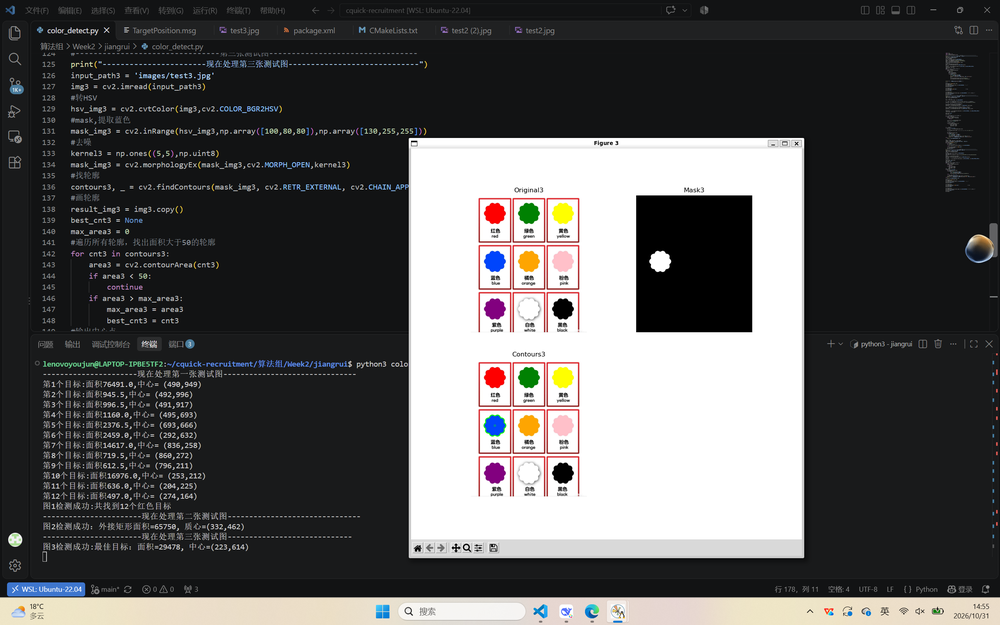
#> input picture 算法组/Week2/jiangrui/02_参数对比.png/blue1.png, 1000 x 625 px, shrunk from 2559 x 1599 before the run, given in place of blue1.jpg, which was not available
$ python task3_color_detect.py
#> lines starting #> are read from the running program, lines starting #| are printed output that depends on the picture; after the words box and inside, x2 and y2 are one past the last pixel; in counts of white or black regions, pixels touching at a corner belong together
import cv2
import numpy as np
import os

img_dir = "../data/images"
output_dir = "../outputs/task3"
os.makedirs(output_dir, exist_ok=True)

# 你需要测试的图片列表（请改成你实际的图片名）
image_names = ["blue1.jpg", "blue2.jpg", "blue3.jpg"]

for name in image_names:
    img_path = os.path.join(img_dir, name)
    img = cv2.imread(img_path)
#> img is the input picture: shape (625, 1000, 3); mean B, G, R 86.7, 86.8, 87.4
    if img is None:
        print(f"❌ 找不到图片: {img_path}")
        continue

    # 1. BGR 转换为 HSV 颜色空间
    hsv = cv2.cvtColor(img, cv2.COLOR_BGR2HSV)
#> hsv: shape (625, 1000, 3); mean H, S, V 72.1, 23.8, 90.3

    # 2. 设置 HSV 颜色范围并生成二值掩膜 (这里以蓝色为例)
    # 如果要找绿色，可以尝试: [35, 43, 46] 到 [77, 255, 255]
    # 如果要找橙色，可以尝试: [11, 43, 46] 到 [25, 255, 255]
    lower_color = np.array([100, 100, 50])  # 蓝色的下限
    upper_color = np.array([130, 255, 255])  # 蓝色的上限
    mask = cv2.inRange(hsv, lower_color, upper_color)
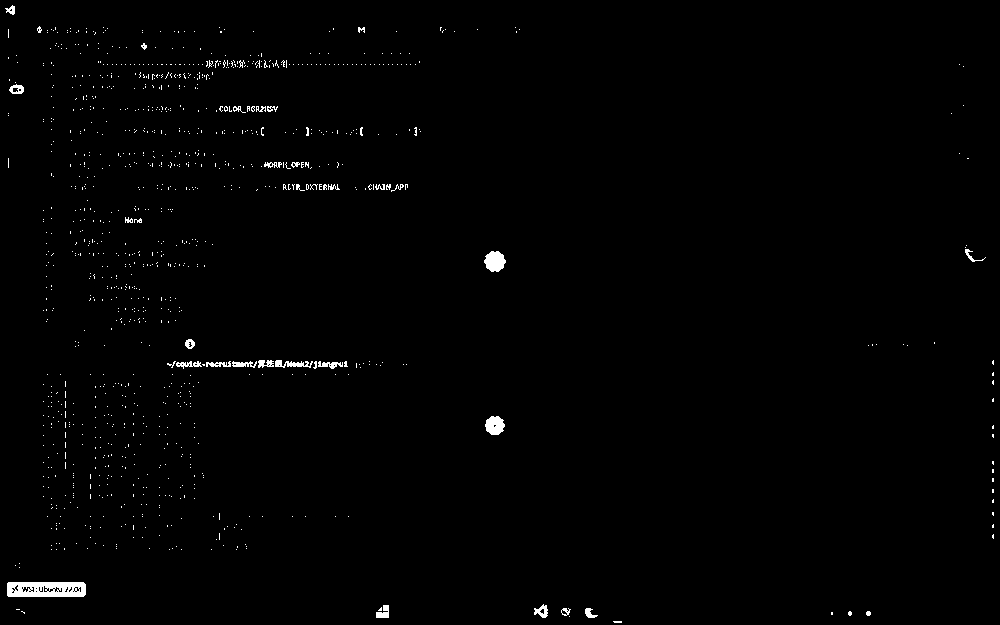
#> mask: shape (625, 1000); 0.89% white; 1093 white regions (1055 under 20 px), largest, box (x1, y1, x2, y2) and area: (7, 582, 86, 597) 1036, (484, 251, 506, 272) 339, (485, 416, 505, 435) 287

    # 3. 形态学操作：开运算去除噪点，闭运算填补小孔
    # 定义一个 5x5 的卷积核
    kernel = np.ones((5, 5), np.uint8)
    mask = cv2.morphologyEx(mask, cv2.MORPH_OPEN, kernel)  # 去噪
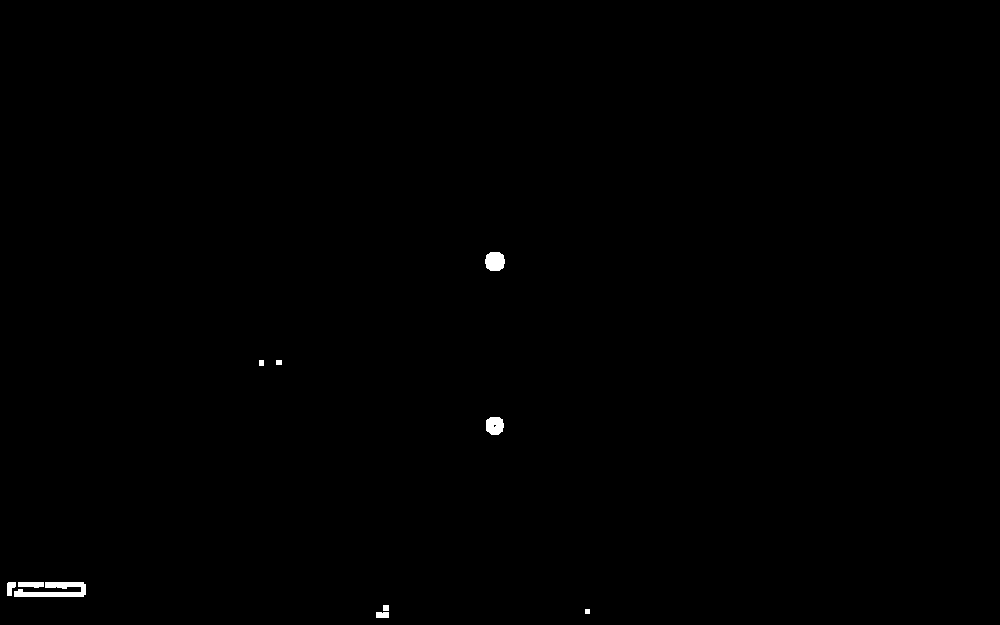
#> mask: shape (625, 1000); 0.26% white; 10 white regions, largest, box (x1, y1, x2, y2) and area: (14, 582, 86, 597) 627, (485, 252, 505, 271) 320, (486, 417, 504, 435) 273
    mask = cv2.morphologyEx(mask, cv2.MORPH_CLOSE, kernel)  # 填补
#> mask: shape (625, 1000); 0.29% white; 7 white regions

    # 4. 查找轮廓
    # OpenCV 4.x/5.x 返回两个值：contours(轮廓列表), hierarchy(层级)
    contours, _ = cv2.findContours(mask, cv2.RETR_EXTERNAL, cv2.CHAIN_APPROX_SIMPLE)
#> contours = 7 contours, 1 with area under 20; largest, box (x1, y1, x2, y2) and area: (7, 582, 86, 597) 1078, (485, 252, 505, 271) 290, (486, 417, 504, 435) 248, (376, 605, 389, 618) 96, (276, 360, 282, 365) 20, (259, 360, 264, 366) 20

    # 5. 遍历轮廓，过滤面积并绘制
    # 面积阈值：小于这个面积的轮廓被认为是噪点
    min_area = 500

    result_img = img.copy()  # 在原图的副本上画图，保护原图

    for cnt in contours:
        area = cv2.contourArea(cnt)
        if area > min_area:
            # 计算外接矩形
            x, y, w, h = cv2.boundingRect(cnt)
            cv2.rectangle(result_img, (x, y), (x + w, y + h), (0, 255, 0), 2)  # 画绿框

            # 计算中心点
            # 方法一：直接用外接矩形的几何中心
            # center_x = x + w // 2
            # center_y = y + h // 2

            # 方法二：使用图像矩 (Moments) 计算真实重心（更准确）
            M = cv2.moments(cnt)
            if M["m00"] != 0:
                center_x = int(M["m10"] / M["m00"])
                center_y = int(M["m01"] / M["m00"])
            else:
                center_x, center_y = x + w // 2, y + h // 2

            # 画中心点
            cv2.circle(result_img, (center_x, center_y), 5, (0, 0, 255), -1)  # 画红点

            # 打印坐标与面积
            print(f"✅ [{name}] 找到目标 | 中心坐标: ({center_x}, {center_y}) | 轮廓面积: {area:.1f}")
#> this loop made 7 passes
#> (area, x, y, w, h, center_x, center_y) on pass 3: (1078, 7, 582, 79, 15, 45, 588)
#> area on passes 2, 4, 7: 95.5, 248, 290
#| ✅ [blue1.jpg] 找到目标 | 中心坐标: (45, 588) | 轮廓面积: 1078.0
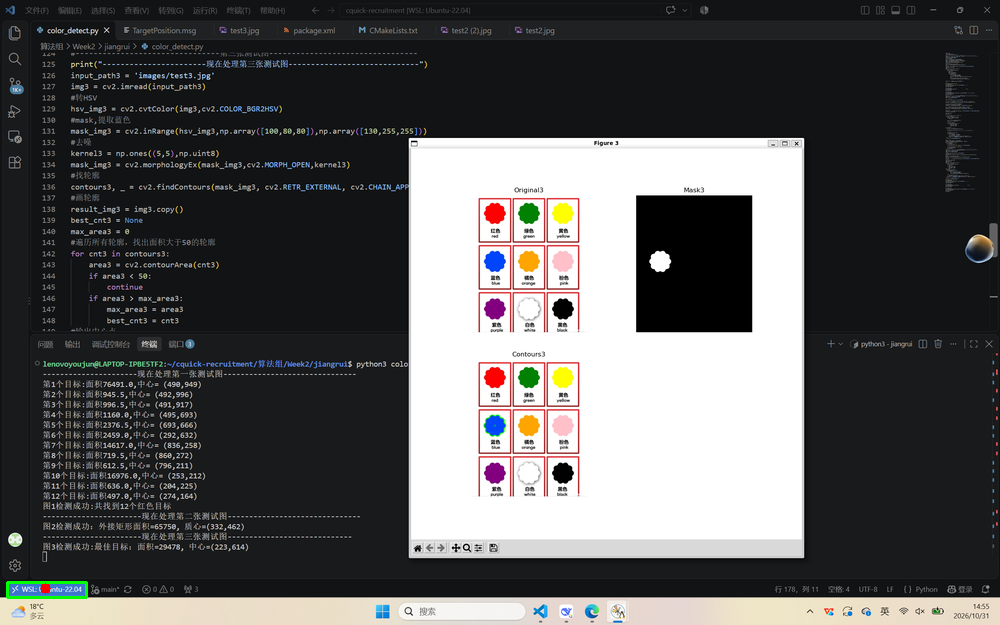
#> result_img: shape (625, 1000, 3); 0.1% of pixels changed, all inside (x1, y1, x2, y2) = (6, 581, 88, 599)

    # 6. 保存结果
    base_name = os.path.splitext(name)[0]
    mask_path = os.path.join(output_dir, f"{base_name}_mask.png")
    result_path = os.path.join(output_dir, f"{base_name}_result.png")

    cv2.imwrite(mask_path, mask)
    cv2.imwrite(result_path, result_img)
    print(f"💾 已保存掩膜图: {mask_path} 和 结果图: {result_path}\n")
#> pass 2 of the loop `for name in image_names:`:
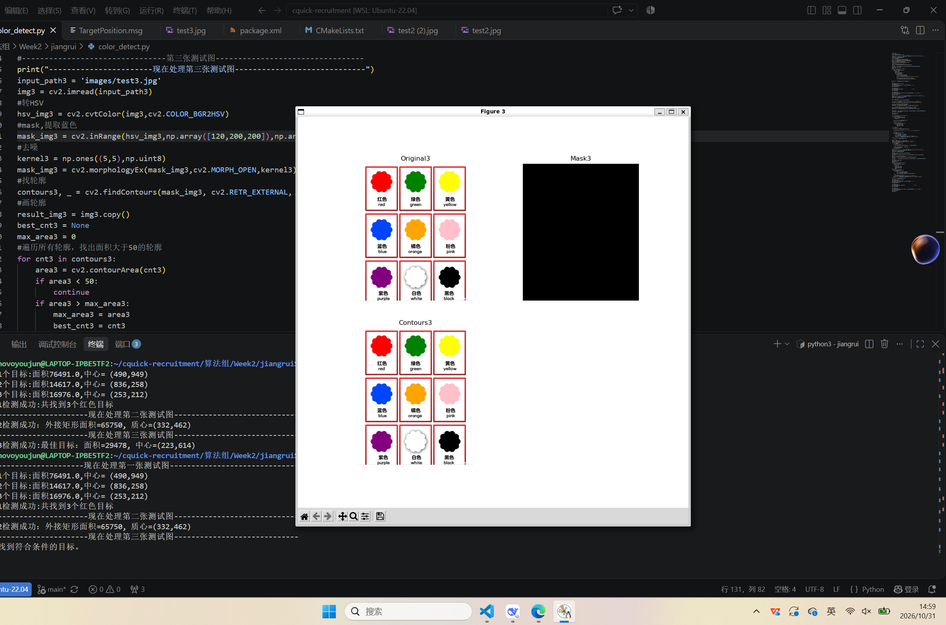
#> input picture 算法组/Week2/jiangrui/02_参数对比.png/blue2.png, 946 x 625 px, shrunk from 2421 x 1599 before the run, given in place of blue2.jpg, which was not available
#> img is the input picture: shape (625, 946, 3); mean B, G, R 89.4, 89.4, 90.2
#> hsv: shape (625, 946, 3); mean H, S, V 71, 23.4, 93.1
#> `mask = cv2.inRange(hsv, lower_color, upper_color)`:
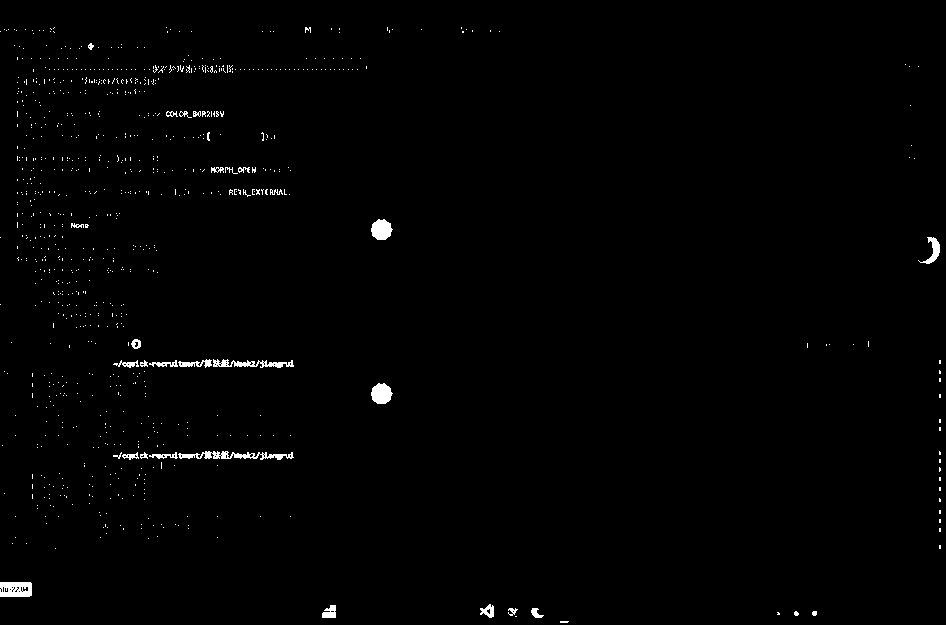
#> mask: shape (625, 946); 0.89% white; 883 white regions (852 under 20 px), largest, box (x1, y1, x2, y2) and area: (178, 451, 294, 460) 502, (0, 582, 32, 597) 424, (213, 359, 294, 368) 367
#> `mask = cv2.morphologyEx(mask, cv2.MORPH_OPEN, kernel)`:
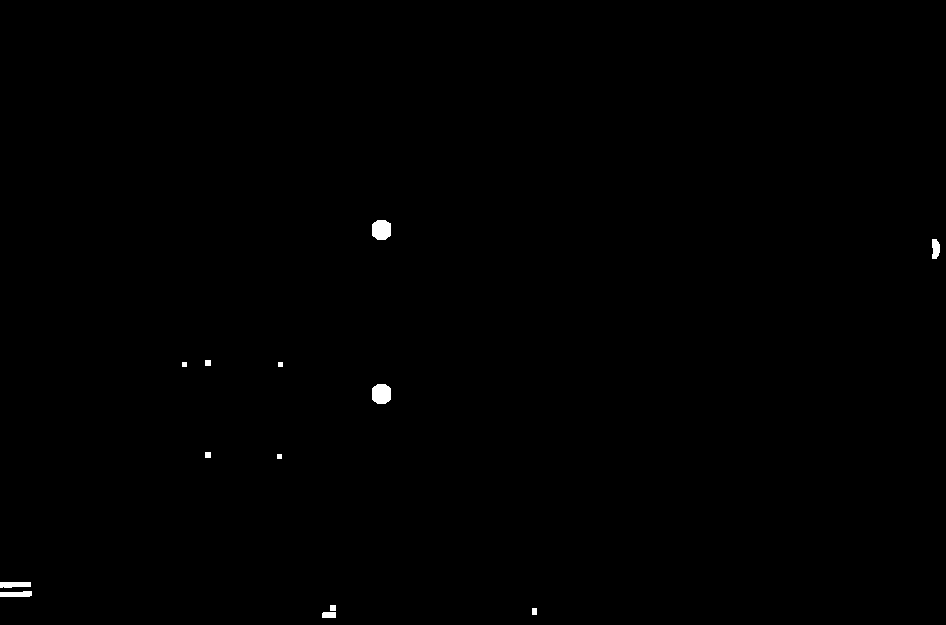
#> mask: shape (625, 946); 0.24% white; 13 white regions, largest, box (x1, y1, x2, y2) and area: (372, 384, 391, 404) 332, (372, 220, 391, 240) 331, (0, 591, 32, 597) 167
#> contours = 11 contours, 3 with area under 20; largest, box (x1, y1, x2, y2) and area: (0, 582, 32, 597) 424, (372, 384, 391, 404) 302, (372, 220, 391, 240) 300, (932, 239, 940, 259) 109, (322, 605, 336, 618) 100, (205, 452, 211, 458) 25, (205, 360, 211, 366) 25, (532, 608, 537, 615) 24
#> the loop `for cnt in contours:` made 11 passes
#> area on passes 2, 3, 6, 10, 11: 100, 424, 302, 109, 300.5

print("🎉 任务三执行完毕！请去 outputs/task3 查看结果。")
